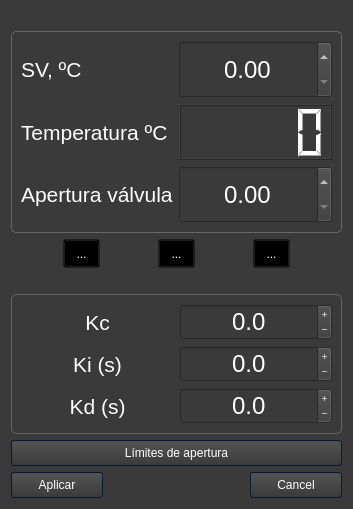
<?xml version="1.0" encoding="UTF-8"?>
<ui version="4.0">
 <class>Dialog</class>
 <widget class="QDialog" name="Dialog">
  <property name="geometry">
   <rect>
    <x>0</x>
    <y>0</y>
    <width>350</width>
    <height>509</height>
   </rect>
  </property>
  <property name="windowTitle">
   <string>Parámetros de control</string>
  </property>
  <property name="windowIcon">
   <iconset resource="resources.qrc">
    <normaloff>:/iconos/logo.png</normaloff>:/iconos/logo.png</iconset>
  </property>
  <property name="styleSheet">
   <string notr="true">/*Copyright (c) DevSec Studio. All rights reserved.

MIT License

Permission is hereby granted, free of charge, to any person obtaining a copy
of this software and associated documentation files (the &quot;Software&quot;), to deal
in the Software without restriction, including without limitation the rights
to use, copy, modify, merge, publish, distribute, sublicense, and/or sell
copies of the Software, and to permit persons to whom the Software is
furnished to do so, subject to the following conditions:

The above copyright notice and this permission notice shall be included in all
copies or substantial portions of the Software.

THE SOFTWARE IS PROVIDED *AS IS*, WITHOUT WARRANTY OF ANY KIND, EXPRESS OR
IMPLIED, INCLUDING BUT NOT LIMITED TO THE WARRANTIES OF MERCHANTABILITY,
FITNESS FOR A PARTICULAR PURPOSE AND NONINFRINGEMENT. IN NO EVENT SHALL THE
AUTHORS OR COPYRIGHT HOLDERS BE LIABLE FOR ANY CLAIM, DAMAGES OR OTHER
LIABILITY, WHETHER IN AN ACTION OF CONTRACT, TORT OR OTHERWISE, ARISING FROM,
OUT OF OR IN CONNECTION WITH THE SOFTWARE OR THE USE OR OTHER DEALINGS IN THE SOFTWARE.
*/

/*-----QWidget-----*/
QWidget
{
	background-color: #3a3a3a;
	color: #fff;
	selection-background-color: #b78620;
	selection-color: #000;

}


/*-----QLabel-----*/
QLabel
{
	background-color: transparent;
	color: #fff;

}


/*-----QMenuBar-----*/
QMenuBar 
{
	background-color: qlineargradient(spread:repeat, x1:1, y1:0, x2:1, y2:1, stop:0 rgba(57, 57, 57, 255),stop:1 rgba(50, 50, 50, 255));
	border: 1px solid #000;
	color: #fff;

}


QMenuBar::item 
{
	background-color: transparent;

}


QMenuBar::item:selected 
{
	background-color: rgba(183, 134, 32, 20%);
	border: 1px solid #b78620;
	color: #fff;

}


QMenuBar::item:pressed 
{
	background-color: rgb(183, 134, 32);
	border: 1px solid #b78620;
	color: #fff;

}


/*-----QMenu-----*/
QMenu
{
    background-color: qlineargradient(spread:repeat, x1:1, y1:0, x2:1, y2:1, stop:0 rgba(57, 57, 57, 255),stop:1 rgba(50, 50, 50, 255));
    border: 1px solid #222;
    padding: 4px;
	color: #fff;

}


QMenu::item
{
    background-color: transparent;
    padding: 2px 20px 2px 20px;

}


QMenu::separator
{
   	background-color: rgb(183, 134, 32);
	height: 1px;

}


QMenu::item:disabled
{
    color: #555;
    background-color: transparent;
    padding: 2px 20px 2px 20px;

}


QMenu::item:selected
{
	background-color: rgba(183, 134, 32, 20%);
	border: 1px solid #b78620;
	color: #fff;

}


/*-----QToolBar-----*/
QToolBar
{
	background-color: qlineargradient(spread:repeat, x1:1, y1:0, x2:1, y2:1, stop:0 rgba(69, 69, 69, 255),stop:1 rgba(58, 58, 58, 255));
	border-top: none;
	border-bottom: 1px solid #4f4f4f;
	border-left: 1px solid #4f4f4f;
	border-right: 1px solid #4f4f4f;

}


QToolBar::separator
{
	background-color: #2e2e2e;
	width: 1px;

}


/*-----QToolButton-----*/
QToolButton 
{
	background-color: transparent;
	color: #fff;
	padding: 5px;
	padding-left: 8px;
	padding-right: 8px;
	margin-left: 1px;
}


QToolButton:hover
{
	background-color: rgba(183, 134, 32, 20%);
	border: 1px solid #b78620;
	color: #fff;
	
}


QToolButton:pressed
{
	background-color: qlineargradient(spread:repeat, x1:1, y1:0, x2:1, y2:1, stop:0 rgba(57, 57, 57, 255),stop:1 rgba(50, 50, 50, 255));
	border: 1px solid #b78620;

}


QToolButton:checked
{
	background-color: qlineargradient(spread:repeat, x1:1, y1:0, x2:1, y2:1, stop:0 rgba(57, 57, 57, 255),stop:1 rgba(50, 50, 50, 255));
	border: 1px solid #222;
}


/*-----QPushButton-----*/
QPushButton
{
	background-color: qlineargradient(spread:repeat, x1:1, y1:0, x2:1, y2:1, stop:0 rgba(84, 84, 84, 255),stop:1 rgba(59, 59, 59, 255));
	color: #ffffff;
	min-width: 80px;
	border-style: solid;
	border-width: 1px;
	border-radius: 3px;
	border-color: #051a39;
	padding: 5px;

}


QPushButton::flat
{
	background-color: transparent;
	border: none;
	color: #fff;

}


QPushButton::disabled
{
	background-color: #404040;
	color: #656565;
	border-color: #051a39;

}


QPushButton::hover
{
	background-color: rgba(183, 134, 32, 20%);
	border: 1px solid #b78620;

}


QPushButton::pressed
{
	background-color: qlineargradient(spread:repeat, x1:1, y1:0, x2:1, y2:1, stop:0 rgba(74, 74, 74, 255),stop:1 rgba(49, 49, 49, 255));
	border: 1px solid #b78620;

}


QPushButton::checked
{
	background-color: qlineargradient(spread:repeat, x1:1, y1:0, x2:1, y2:1, stop:0 rgba(74, 74, 74, 255),stop:1 rgba(49, 49, 49, 255));
	border: 1px solid #222;

}


/*-----QLineEdit-----*/
QLineEdit
{
	background-color: #131313;
	color : #eee;
	border: 1px solid #343434;
	border-radius: 2px;
	padding: 3px;
	padding-left: 5px;

}


/*-----QPlainTExtEdit-----*/
QPlainTextEdit
{
	background-color: #131313;
	color : #eee;
	border: 1px solid #343434;
	border-radius: 2px;
	padding: 3px;
	padding-left: 5px;

}


/*-----QTabBar-----*/
QTabBar::tab
{
	background-color: qlineargradient(spread:repeat, x1:1, y1:0, x2:1, y2:1, stop:0 rgba(84, 84, 84, 255),stop:1 rgba(59, 59, 59, 255));
	color: #ffffff;
	border-style: solid;
	border-width: 1px;
	border-color: #666;
	border-bottom: none;
	padding: 5px;
	padding-left: 15px;
	padding-right: 15px;

}


QTabWidget::pane 
{
	background-color: red;
	border: 1px solid #666;
	top: 1px;

}


QTabBar::tab:last
{
	margin-right: 0; 

}


QTabBar::tab:first:!selected
{
	background-color: #0c0c0d;
	margin-left: 0px;

}


QTabBar::tab:!selected
{
	color: #b1b1b1;
	border-bottom-style: solid;
	background-color: #0c0c0d;

}


QTabBar::tab:selected
{
	margin-bottom: 0px;

}


QTabBar::tab:!selected:hover
{
	border-top-color: #b78620;

}


/*-----QComboBox-----*/
QComboBox
{
    background-color: qlineargradient(spread:repeat, x1:1, y1:0, x2:1, y2:1, stop:0 rgba(84, 84, 84, 255),stop:1 rgba(59, 59, 59, 255));
    border: 1px solid #000;
    padding-left: 6px;
    color: #ffffff;
    height: 20px;

}


QComboBox::disabled
{
	background-color: #404040;
	color: #656565;
	border-color: #051a39;

}


QComboBox:on
{
    background-color: #b78620;
	color: #000;

}


QComboBox QAbstractItemView
{
    background-color: #383838;
    color: #ffffff;
    border: 1px solid black;
    selection-background-color: #b78620;
    outline: 0;

}


QComboBox::drop-down
{
	background-color: qlineargradient(spread:repeat, x1:1, y1:0, x2:1, y2:1, stop:0 rgba(57, 57, 57, 255),stop:1 rgba(50, 50, 50, 255));
    subcontrol-origin: padding;
    subcontrol-position: top right;
    width: 15px;
    border-left-width: 1px;
    border-left-color: black;
    border-left-style: solid; 

}


QComboBox::down-arrow
{
    image: url(://arrow-down.png);
    width: 8px;
    height: 8px;
}


/*-----QSpinBox &amp; QDateTimeEdit-----*/
QSpinBox,
QDateTimeEdit 
{
    background-color: #131313;
	color : #eee;
	border: 1px solid #343434;
	padding: 3px;
	padding-left: 5px;
    border-radius : 2px;

}


QSpinBox::up-button, 
QDateTimeEdit::up-button
{
	border-top-right-radius:2px;
	background-color: #777777;
    width: 16px; 
    border-width: 1px;

}


QSpinBox::up-button:hover, 
QDateTimeEdit::up-button:hover
{
	background-color: #585858;

}


QSpinBox::up-button:pressed, 
QDateTimeEdit::up-button:pressed
{
	background-color: #252525;
    width: 16px; 
    border-width: 1px;

}


QSpinBox::up-arrow,
QDateTimeEdit::up-arrow
{
    image: url(://arrow-up.png);
    width: 7px;
    height: 7px;

}


QSpinBox::down-button, 
QDateTimeEdit::down-button
{
	border-bottom-right-radius:2px;
	background-color: #777777;
    width: 16px; 
    border-width: 1px;

}


QSpinBox::down-button:hover, 
QDateTimeEdit::down-button:hover
{
	background-color: #585858;

}


QSpinBox::down-button:pressed, 
QDateTimeEdit::down-button:pressed
{
	background-color: #252525;
    width: 16px; 
    border-width: 1px;

}


QSpinBox::down-arrow,
QDateTimeEdit::down-arrow
{
    image: url(://arrow-down.png);
    width: 7px;
    height: 7px;

}

QDoubleSpinBox::disabled
{
	background-color: #404040;
	color: #656565;
	border-color: #051a39;

}

/*-----QGroupBox-----*/
QGroupBox 
{
    border: 1px solid;
    border-color: #666666;
	border-radius: 5px;
    margin-top: 20px;

}


QGroupBox::title  
{
    background-color: transparent;
    color: #eee;
    subcontrol-origin: margin;
    padding: 5px;
	border-top-left-radius: 3px;
	border-top-right-radius: 3px;

}


/*-----QHeaderView-----*/
QHeaderView::section
{
    background-color: qlineargradient(spread:repeat, x1:1, y1:0, x2:1, y2:1, stop:0 rgba(60, 60, 60, 255),stop:1 rgba(50, 50, 50, 255));
	border: 1px solid #000;
    color: #fff;
    text-align: left;
	padding: 4px;
	
}


QHeaderView::section:disabled
{
    background-color: #525251;
    color: #656565;

}


QHeaderView::section:checked
{
    background-color: qlineargradient(spread:repeat, x1:1, y1:0, x2:1, y2:1, stop:0 rgba(60, 60, 60, 255),stop:1 rgba(50, 50, 50, 255));
    color: #fff;

}


QHeaderView::section::vertical::first,
QHeaderView::section::vertical::only-one
{
    border-top: 1px solid #353635;

}


QHeaderView::section::vertical
{
    border-top: 1px solid #353635;

}


QHeaderView::section::horizontal::first,
QHeaderView::section::horizontal::only-one
{
    border-left: 1px solid #353635;

}


QHeaderView::section::horizontal
{
    border-left: 1px solid #353635;

}


QTableCornerButton::section
{
    background-color: qlineargradient(spread:repeat, x1:1, y1:0, x2:1, y2:1, stop:0 rgba(60, 60, 60, 255),stop:1 rgba(50, 50, 50, 255));
	border: 1px solid #000;
    color: #fff;

}


/*-----QTreeWidget-----*/
QTreeView
{
	show-decoration-selected: 1;
	alternate-background-color: #3a3a3a;
	selection-color: #fff;
	background-color: #2d2d2d;
	border: 1px solid gray;
	padding-top : 5px;
	color: #fff;
	font: 8pt;

}


QTreeView::item:selected
{
	color:#fff;
	background-color: #b78620;
	border-radius: 0px;

}


QTreeView::item:!selected:hover
{
    background-color: #262626;
    border: none;
    color: white;

}


QTreeView::branch:has-children:!has-siblings:closed,
QTreeView::branch:closed:has-children:has-siblings 
{
	image: url(://tree-closed.png);

}


QTreeView::branch:open:has-children:!has-siblings,
QTreeView::branch:open:has-children:has-siblings  
{
	image: url(://tree-open.png);

}


/*-----QListView-----*/
QListView 
{
	background-color: qlineargradient(spread:repeat, x1:1, y1:0, x2:1, y2:1, stop:0 rgba(83, 83, 83, 255),stop:0.293269 rgba(81, 81, 81, 255),stop:0.634615 rgba(79, 79, 79, 255),stop:1 rgba(83, 83, 83, 255));
    border : none;
    color: white;
    show-decoration-selected: 1; 
    outline: 0;
	border: 1px solid gray;

}


QListView::disabled 
{
	background-color: #656565;
	color: #1b1b1b;
    border: 1px solid #656565;

}


QListView::item 
{
	background-color: #2d2d2d;
    padding: 1px;

}


QListView::item:alternate 
{
    background-color: #3a3a3a;

}


QListView::item:selected 
{
	background-color: #b78620;
	border: 1px solid #b78620;
	color: #fff;

}


QListView::item:selected:!active 
{
	background-color: #b78620;
	border: 1px solid #b78620;
	color: #fff;

}


QListView::item:selected:active 
{
	background-color: #b78620;
	border: 1px solid #b78620;
	color: #fff;

}


QListView::item:hover {
    background-color: #262626;
    border: none;
    color: white;

}


/*-----QCheckBox-----*/
QCheckBox
{
	background-color: transparent;
    color: lightgray;
	border: none;

}


QCheckBox::indicator
{
    background-color: #323232;
    border: 1px solid darkgray;
    width: 12px;
    height: 12px;

}


QCheckBox::indicator:checked
{
    image:url(&quot;./ressources/check.png&quot;);
	background-color: #b78620;
    border: 1px solid #3a546e;

}


QCheckBox::indicator:unchecked:hover
{
	border: 1px solid #b78620; 

}


QCheckBox::disabled
{
	color: #656565;

}


QCheckBox::indicator:disabled
{
	background-color: #656565;
	color: #656565;
    border: 1px solid #656565;

}


/*-----QRadioButton-----*/
QRadioButton 
{
	color: lightgray;
	background-color: transparent;

}


QRadioButton::indicator::unchecked:hover 
{
	background-color: lightgray;
	border: 2px solid #b78620;
	border-radius: 6px;
}


QRadioButton::indicator::checked 
{
	border: 2px solid #b78620;
	border-radius: 6px;
	background-color: rgba(183,134,32,20%);  
	width: 9px; 
	height: 9px; 

}


/*-----QSlider-----*/
QSlider::groove:horizontal 
{
	background-color: transparent;
	height: 3px;

}


QSlider::sub-page:horizontal 
{
	background-color: #b78620;

}


QSlider::add-page:horizontal 
{
	background-color: #131313;

}


QSlider::handle:horizontal 
{
	background-color: #b78620;
	width: 14px;
	margin-top: -6px;
	margin-bottom: -6px;
	border-radius: 6px;

}


QSlider::handle:horizontal:hover 
{
	background-color: #d89e25;
	border-radius: 6px;

}


QSlider::sub-page:horizontal:disabled 
{
	background-color: #bbb;
	border-color: #999;

}


QSlider::add-page:horizontal:disabled 
{
	background-color: #eee;
	border-color: #999;

}


QSlider::handle:horizontal:disabled 
{
	background-color: #eee;
	border: 1px solid #aaa;
	border-radius: 3px;

}


/*-----QScrollBar-----*/
QScrollBar:horizontal
{
    border: 1px solid #222222;
    background-color: #3d3d3d;
    height: 15px;
    margin: 0px 16px 0 16px;

}


QScrollBar::handle:horizontal
{
	background-color: qlineargradient(spread:repeat, x1:1, y1:0, x2:1, y2:1, stop:0 rgba(97, 97, 97, 255),stop:1 rgba(90, 90, 90, 255));
	border: 1px solid #2d2d2d;
    min-height: 20px;

}


QScrollBar::add-line:horizontal
{
	background-color: qlineargradient(spread:repeat, x1:1, y1:0, x2:1, y2:1, stop:0 rgba(97, 97, 97, 255),stop:1 rgba(90, 90, 90, 255));
	border: 1px solid #2d2d2d;
    width: 15px;
    subcontrol-position: right;
    subcontrol-origin: margin;

}


QScrollBar::sub-line:horizontal
{
	background-color: qlineargradient(spread:repeat, x1:1, y1:0, x2:1, y2:1, stop:0 rgba(97, 97, 97, 255),stop:1 rgba(90, 90, 90, 255));
	border: 1px solid #2d2d2d;
    width: 15px;
    subcontrol-position: left;
    subcontrol-origin: margin;

}


QScrollBar::right-arrow:horizontal
{
    image: url(://arrow-right.png);
    width: 6px;
    height: 6px;

}


QScrollBar::left-arrow:horizontal
{
    image: url(://arrow-left.png);
    width: 6px;
    height: 6px;

}


QScrollBar::add-page:horizontal, QScrollBar::sub-page:horizontal
{
    background: none;

}


QScrollBar:vertical
{
    background-color: #3d3d3d;
    width: 16px;
	border: 1px solid #2d2d2d;
    margin: 16px 0px 16px 0px;

}


QScrollBar::handle:vertical
{
    background-color: qlineargradient(spread:repeat, x1:1, y1:0, x2:1, y2:1, stop:0 rgba(97, 97, 97, 255),stop:1 rgba(90, 90, 90, 255));
	border: 1px solid #2d2d2d;
    min-height: 20px;

}


QScrollBar::add-line:vertical
{
	background-color: qlineargradient(spread:repeat, x1:1, y1:0, x2:1, y2:1, stop:0 rgba(97, 97, 97, 255),stop:1 rgba(90, 90, 90, 255));
	border: 1px solid #2d2d2d;
    height: 15px;
    subcontrol-position: bottom;
    subcontrol-origin: margin;

}


QScrollBar::sub-line:vertical
{
	background-color: qlineargradient(spread:repeat, x1:1, y1:0, x2:1, y2:1, stop:0 rgba(97, 97, 97, 255),stop:1 rgba(90, 90, 90, 255));
	border: 1px solid #2d2d2d;
    height: 15px;
    subcontrol-position: top;
    subcontrol-origin: margin;

}


QScrollBar::up-arrow:vertical
{
    image: url(://arrow-up.png);
    width: 6px;
    height: 6px;

}


QScrollBar::down-arrow:vertical
{
    image: url(://arrow-down.png);
    width: 6px;
    height: 6px;

}


QScrollBar::add-page:vertical, QScrollBar::sub-page:vertical
{
    background: none;

}


/*-----QProgressBar-----*/
QProgressBar
{
    border: 1px solid #666666;
    text-align: center;
	color: #000;
	font-weight: bold;

}


QProgressBar::chunk
{
    background-color: #b78620;
    width: 30px;
    margin: 0.5px;

}

</string>
  </property>
  <layout class="QVBoxLayout" name="verticalLayout_2">
   <item>
    <widget class="QGroupBox" name="groupBox">
     <property name="sizePolicy">
      <sizepolicy hsizetype="Preferred" vsizetype="Preferred">
       <horstretch>0</horstretch>
       <verstretch>100</verstretch>
      </sizepolicy>
     </property>
     <property name="title">
      <string/>
     </property>
     <property name="alignment">
      <set>Qt::AlignmentFlag::AlignCenter</set>
     </property>
     <layout class="QVBoxLayout" name="verticalLayout">
      <item>
       <layout class="QGridLayout" name="gridLayout_2">
        <item row="1" column="0">
         <widget class="QLabel" name="label">
          <property name="font">
           <font>
            <pointsize>16</pointsize>
           </font>
          </property>
          <property name="text">
           <string>SV, ºC</string>
          </property>
         </widget>
        </item>
        <item row="2" column="1">
         <widget class="QLCDNumber" name="lcdNumber">
          <property name="sizePolicy">
           <sizepolicy hsizetype="Preferred" vsizetype="Preferred">
            <horstretch>0</horstretch>
            <verstretch>0</verstretch>
           </sizepolicy>
          </property>
         </widget>
        </item>
        <item row="1" column="1">
         <widget class="QDoubleSpinBox" name="doubleSpinBox_setT">
          <property name="sizePolicy">
           <sizepolicy hsizetype="Preferred" vsizetype="Preferred">
            <horstretch>0</horstretch>
            <verstretch>0</verstretch>
           </sizepolicy>
          </property>
          <property name="font">
           <font>
            <pointsize>18</pointsize>
           </font>
          </property>
          <property name="alignment">
           <set>Qt::AlignmentFlag::AlignCenter</set>
          </property>
          <property name="maximum">
           <double>1000.000000000000000</double>
          </property>
         </widget>
        </item>
        <item row="2" column="0">
         <widget class="QLabel" name="label_2">
          <property name="font">
           <font>
            <pointsize>16</pointsize>
           </font>
          </property>
          <property name="text">
           <string>Temperatura ºC</string>
          </property>
         </widget>
        </item>
        <item row="3" column="0">
         <widget class="QLabel" name="label_5">
          <property name="font">
           <font>
            <pointsize>16</pointsize>
           </font>
          </property>
          <property name="text">
           <string>Apertura válvula</string>
          </property>
         </widget>
        </item>
        <item row="3" column="1">
         <widget class="QDoubleSpinBox" name="doubleSpinBox_valve">
          <property name="sizePolicy">
           <sizepolicy hsizetype="Preferred" vsizetype="Preferred">
            <horstretch>0</horstretch>
            <verstretch>0</verstretch>
           </sizepolicy>
          </property>
          <property name="minimumSize">
           <size>
            <width>153</width>
            <height>25</height>
           </size>
          </property>
          <property name="baseSize">
           <size>
            <width>153</width>
            <height>0</height>
           </size>
          </property>
          <property name="font">
           <font>
            <pointsize>18</pointsize>
           </font>
          </property>
          <property name="alignment">
           <set>Qt::AlignmentFlag::AlignCenter</set>
          </property>
         </widget>
        </item>
       </layout>
      </item>
     </layout>
    </widget>
   </item>
   <item>
    <layout class="QHBoxLayout" name="horizontalLayout_3">
     <item>
      <widget class="QToolButton" name="auto_mode">
       <property name="text">
        <string>...</string>
       </property>
       <property name="icon">
        <iconset resource="resources.qrc">
         <normaloff>:/iconos/auto_log.png</normaloff>:/iconos/auto_log.png</iconset>
       </property>
       <property name="iconSize">
        <size>
         <width>50</width>
         <height>50</height>
        </size>
       </property>
      </widget>
     </item>
     <item>
      <widget class="QToolButton" name="manual_mode">
       <property name="text">
        <string>...</string>
       </property>
       <property name="icon">
        <iconset resource="resources.qrc">
         <normaloff>:/iconos/manual_log.png</normaloff>:/iconos/manual_log.png</iconset>
       </property>
       <property name="iconSize">
        <size>
         <width>50</width>
         <height>50</height>
        </size>
       </property>
      </widget>
     </item>
     <item>
      <widget class="QToolButton" name="toolButton_stopcontrol">
       <property name="text">
        <string>...</string>
       </property>
       <property name="icon">
        <iconset resource="resources.qrc">
         <normaloff>:/iconos/stop.png</normaloff>:/iconos/stop.png</iconset>
       </property>
       <property name="iconSize">
        <size>
         <width>50</width>
         <height>50</height>
        </size>
       </property>
      </widget>
     </item>
    </layout>
   </item>
   <item>
    <layout class="QHBoxLayout" name="horizontalLayout_2">
     <item>
      <widget class="QGroupBox" name="groupBox_2">
       <property name="title">
        <string/>
       </property>
       <layout class="QHBoxLayout" name="horizontalLayout">
        <item>
         <layout class="QGridLayout" name="gridLayout">
          <item row="1" column="0">
           <widget class="QLabel" name="label_7">
            <property name="font">
             <font>
              <pointsize>16</pointsize>
             </font>
            </property>
            <property name="text">
             <string>Ki (s)</string>
            </property>
            <property name="alignment">
             <set>Qt::AlignmentFlag::AlignCenter</set>
            </property>
           </widget>
          </item>
          <item row="0" column="0">
           <widget class="QLabel" name="label_4">
            <property name="font">
             <font>
              <pointsize>16</pointsize>
             </font>
            </property>
            <property name="text">
             <string>Kc</string>
            </property>
            <property name="alignment">
             <set>Qt::AlignmentFlag::AlignCenter</set>
            </property>
           </widget>
          </item>
          <item row="1" column="1">
           <widget class="QDoubleSpinBox" name="doubleSpinBox_ki">
            <property name="sizePolicy">
             <sizepolicy hsizetype="Preferred" vsizetype="Preferred">
              <horstretch>0</horstretch>
              <verstretch>0</verstretch>
             </sizepolicy>
            </property>
            <property name="font">
             <font>
              <pointsize>18</pointsize>
             </font>
            </property>
            <property name="wrapping">
             <bool>true</bool>
            </property>
            <property name="alignment">
             <set>Qt::AlignmentFlag::AlignCenter</set>
            </property>
            <property name="buttonSymbols">
             <enum>QAbstractSpinBox::ButtonSymbols::PlusMinus</enum>
            </property>
            <property name="decimals">
             <number>1</number>
            </property>
            <property name="maximum">
             <double>10000.000000000000000</double>
            </property>
            <property name="singleStep">
             <double>0.500000000000000</double>
            </property>
           </widget>
          </item>
          <item row="2" column="0">
           <widget class="QLabel" name="label_9">
            <property name="font">
             <font>
              <pointsize>16</pointsize>
             </font>
            </property>
            <property name="text">
             <string>Kd (s)</string>
            </property>
            <property name="alignment">
             <set>Qt::AlignmentFlag::AlignCenter</set>
            </property>
           </widget>
          </item>
          <item row="2" column="1">
           <widget class="QDoubleSpinBox" name="doubleSpinBox_kd">
            <property name="sizePolicy">
             <sizepolicy hsizetype="Preferred" vsizetype="Preferred">
              <horstretch>0</horstretch>
              <verstretch>0</verstretch>
             </sizepolicy>
            </property>
            <property name="font">
             <font>
              <pointsize>18</pointsize>
             </font>
            </property>
            <property name="wrapping">
             <bool>true</bool>
            </property>
            <property name="alignment">
             <set>Qt::AlignmentFlag::AlignCenter</set>
            </property>
            <property name="buttonSymbols">
             <enum>QAbstractSpinBox::ButtonSymbols::PlusMinus</enum>
            </property>
            <property name="decimals">
             <number>1</number>
            </property>
            <property name="maximum">
             <double>10000.000000000000000</double>
            </property>
            <property name="singleStep">
             <double>0.500000000000000</double>
            </property>
           </widget>
          </item>
          <item row="0" column="1">
           <widget class="QDoubleSpinBox" name="doubleSpinBox_kc">
            <property name="sizePolicy">
             <sizepolicy hsizetype="Preferred" vsizetype="Preferred">
              <horstretch>0</horstretch>
              <verstretch>0</verstretch>
             </sizepolicy>
            </property>
            <property name="font">
             <font>
              <pointsize>18</pointsize>
             </font>
            </property>
            <property name="wrapping">
             <bool>true</bool>
            </property>
            <property name="alignment">
             <set>Qt::AlignmentFlag::AlignCenter</set>
            </property>
            <property name="buttonSymbols">
             <enum>QAbstractSpinBox::ButtonSymbols::PlusMinus</enum>
            </property>
            <property name="decimals">
             <number>1</number>
            </property>
            <property name="maximum">
             <double>10000.000000000000000</double>
            </property>
            <property name="singleStep">
             <double>0.500000000000000</double>
            </property>
           </widget>
          </item>
         </layout>
        </item>
       </layout>
      </widget>
     </item>
    </layout>
   </item>
   <item>
    <layout class="QVBoxLayout" name="verticalLayout_3">
     <item>
      <widget class="QPushButton" name="pushButton">
       <property name="text">
        <string>Límites de apertura</string>
       </property>
      </widget>
     </item>
    </layout>
   </item>
   <item>
    <layout class="QHBoxLayout" name="horizontalLayout_4">
     <item>
      <widget class="QPushButton" name="pushButton_">
       <property name="text">
        <string>Aplicar</string>
       </property>
      </widget>
     </item>
     <item>
      <widget class="QDialogButtonBox" name="buttonBox">
       <property name="standardButtons">
        <set>QDialogButtonBox::StandardButton::Cancel</set>
       </property>
      </widget>
     </item>
    </layout>
   </item>
  </layout>
 </widget>
 <resources>
  <include location="resources.qrc"/>
 </resources>
 <connections>
  <connection>
   <sender>buttonBox</sender>
   <signal>rejected()</signal>
   <receiver>Dialog</receiver>
   <slot>reject()</slot>
   <hints>
    <hint type="sourcelabel">
     <x>227</x>
     <y>425</y>
    </hint>
    <hint type="destinationlabel">
     <x>182</x>
     <y>227</y>
    </hint>
   </hints>
  </connection>
 </connections>
</ui>
